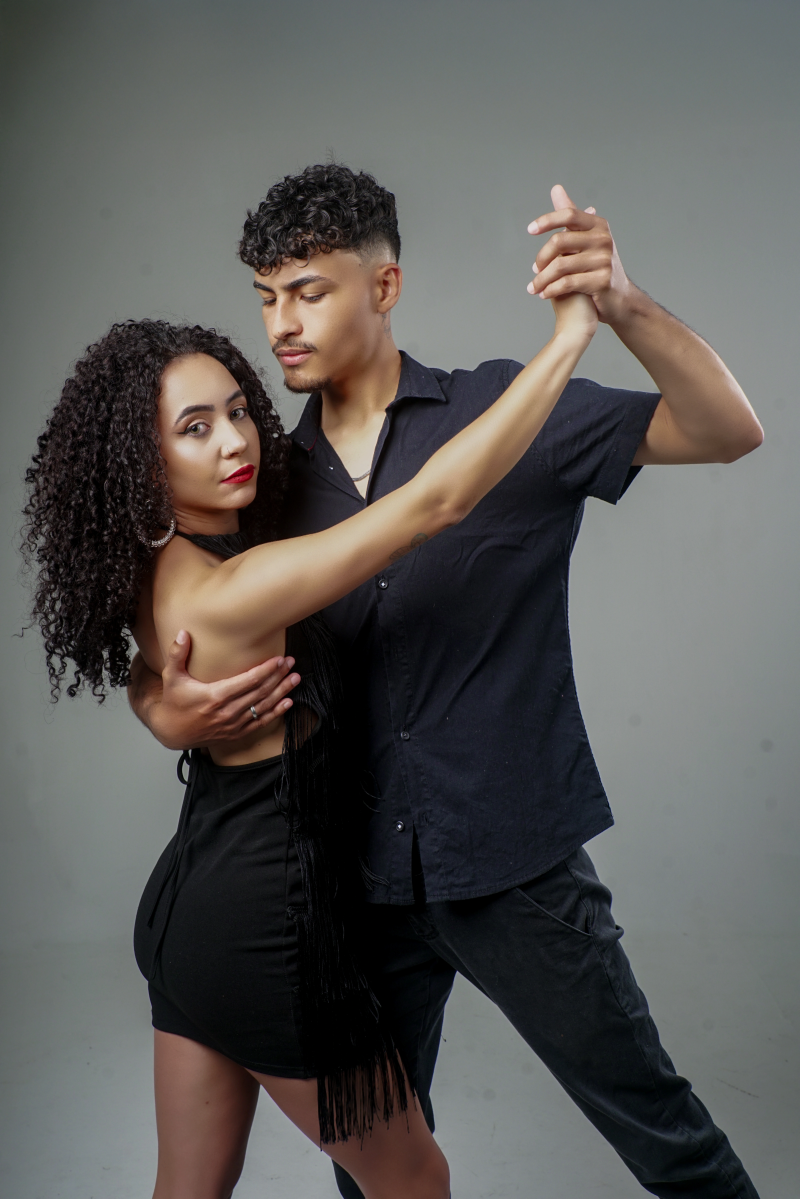
#> input picture assets/images/media/AGN00713-Editar.webp, 4797 x 7192 px (shown at 1/6 size); its folder holds 4 pictures in this run
$ python optimize_display_images.py
#> lines starting #> are read from the running program, lines starting #| are printed output that depends on the picture
#!/usr/bin/env python3
"""Create lightweight display images while preserving the full-resolution WebP originals."""

from __future__ import annotations

import argparse
from pathlib import Path

from PIL import Image, ImageOps


def save_variant(source: Path, target: Path, max_side: int, quality: int) -> None:
#> called with max_side = 520, quality = 90
    with Image.open(source) as original:
#> original is the input picture: PIL image 4797x7192 RGB; mean R, G, B 90.5, 88.7, 86.3
        image = ImageOps.exif_transpose(original).convert("RGB")
        image.thumbnail((max_side, max_side), Image.Resampling.LANCZOS)
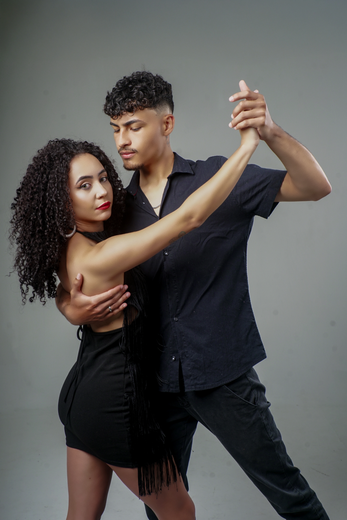
#> image: PIL image 347x520 RGB; mean R, G, B 90.5, 88.7, 86.3
        image.save(target, "WEBP", quality=quality, method=6)


def main() -> None:
    parser = argparse.ArgumentParser(description=__doc__)
    parser.add_argument("--media", type=Path, default=Path("assets/images/media"))
    parser.add_argument("--gallery-side", type=int, default=520)
    parser.add_argument("--quality", type=int, default=90)
    parser.add_argument("--feature-name", default="AGN00774-Editar")
    parser.add_argument("--feature-side", type=int, default=760)
    parser.add_argument("--card-art-side", type=int, default=260)
    args = parser.parse_args()

    media = args.media.resolve()
    photos = sorted(media.glob("AGN*.webp"))
    photos = [path for path in photos if not any(tag in path.stem for tag in ("-gallery", "-poster", "-thumbnail", "-feature"))]
    if not photos:
        raise SystemExit(f"No original AGN WebP photos found in {media}")

    total_after = 0
    for source in photos:
        gallery = source.with_name(f"{source.stem}-gallery-520.webp")
        save_variant(source, gallery, args.gallery_side, args.quality)
        total_after += gallery.stat().st_size
        print(f"GALLERY {gallery.name} · {gallery.stat().st_size / 1024:.0f} KiB")
        if source.stem in {"AGN00867-Editar", "AGN00850-Editar", "AGN00948-Editar"}:
            art = source.with_name(f"{source.stem}-art-260.webp")
            save_variant(source, art, args.card_art_side, args.quality)
            total_after += art.stat().st_size

        if source.stem == args.feature_name:
            feature = source.with_name(f"{source.stem}-feature-760.webp")
            save_variant(source, feature, args.feature_side, args.quality)
            total_after += feature.stat().st_size
            print(f"FEATURE {feature.name} · {feature.stat().st_size / 1024:.0f} KiB")

    for source in sorted(media.glob("forro-clip-*-poster.webp")):
        poster = source.with_name(f"{source.stem}-520.webp")
        save_variant(source, poster, args.gallery_side, args.quality)
        total_after += poster.stat().st_size
        print(f"POSTER {poster.name} · {poster.stat().st_size / 1024:.0f} KiB")

    print(f"DONE {len(photos)} photos · gallery variants total {total_after / 1024:.0f} KiB")


if __name__ == "__main__":
    main()

$ run again, on assets/images/media/AGN00720-Editar.webp
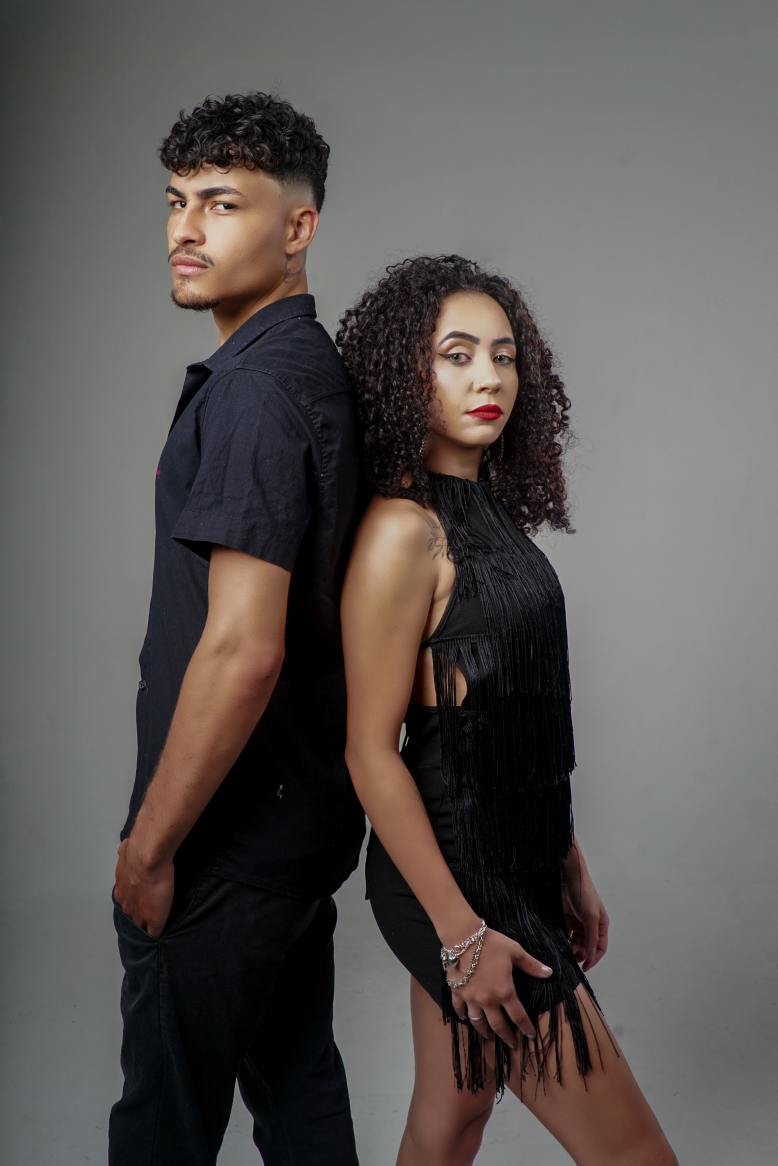
#> input picture assets/images/media/AGN00720-Editar.webp, 4666 x 6995 px (shown at 1/6 size)
#> in save_variant, original is the input picture: PIL image 4666x6995 RGB; mean R, G, B 90.4, 86.4, 83.5
#> in save_variant, `image.thumbnail((max_side, max_side), Image.Resampling.LANCZOS)`:
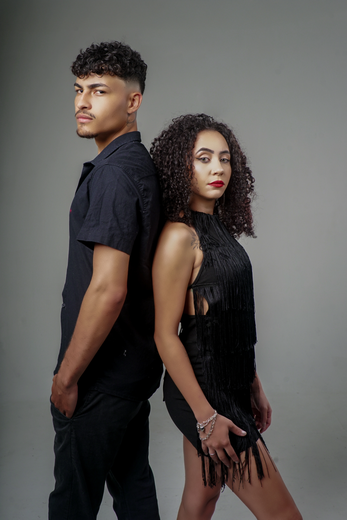
#> image: PIL image 347x520 RGB; mean R, G, B 90.4, 86.4, 83.5
